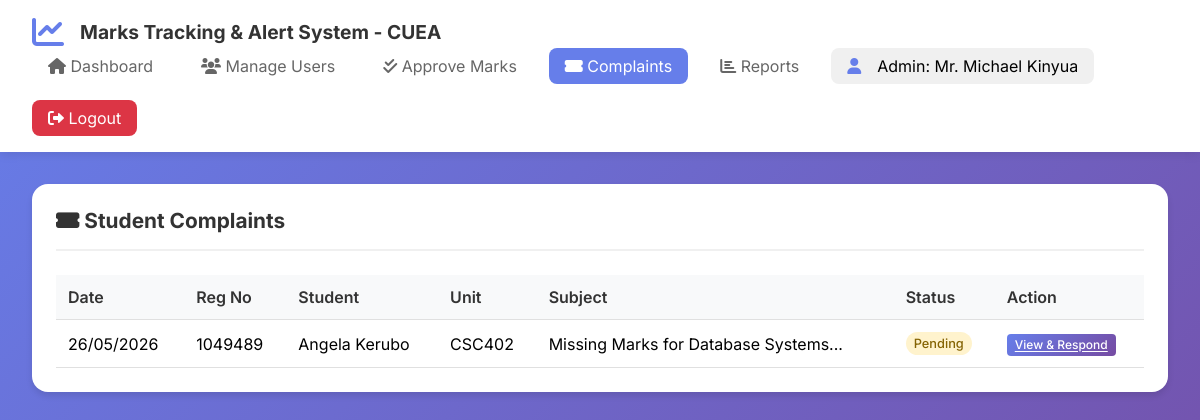
/admin/manage_complaints.php (signed in), run on the app's committed database.
### tables this page shows
CREATE TABLE IF NOT EXISTS users (
    user_id INT PRIMARY KEY AUTO_INCREMENT,
    reg_no VARCHAR(50) UNIQUE,
    full_name VARCHAR(100) NOT NULL,
    email VARCHAR(100) UNIQUE NOT NULL,
    phone VARCHAR(15),
    password VARCHAR(255) NOT NULL,
    role ENUM('student', 'lecturer', 'admin') DEFAULT 'student',
    program_id INT,
    department VARCHAR(100),
    year_of_study INT DEFAULT 1,
    is_active BOOLEAN DEFAULT TRUE,
    created_at TIMESTAMP DEFAULT CURRENT_TIMESTAMP,
    FOREIGN KEY (program_id) REFERENCES programs(program_id) ON DELETE SET NULL
);

CREATE TABLE IF NOT EXISTS complaints (
    complaint_id INT PRIMARY KEY AUTO_INCREMENT,
    student_id INT NOT NULL,
    unit_id INT NOT NULL,
    subject VARCHAR(200) NOT NULL,
    description TEXT NOT NULL,
    status ENUM('pending', 'reviewing', 'resolved', 'rejected') DEFAULT 'pending',
    admin_response TEXT,
    created_at TIMESTAMP DEFAULT CURRENT_TIMESTAMP,
    resolved_at TIMESTAMP NULL,
    resolved_by INT,
    FOREIGN KEY (student_id) REFERENCES users(user_id) ON DELETE CASCADE,
    FOREIGN KEY (unit_id) REFERENCES units(unit_id),
    FOREIGN KEY (resolved_by) REFERENCES users(user_id)
);

CREATE TABLE IF NOT EXISTS units (
    unit_id INT PRIMARY KEY AUTO_INCREMENT,
    unit_code VARCHAR(20) UNIQUE NOT NULL,
    unit_name VARCHAR(100) NOT NULL,
    program_id INT,
    year INT NOT NULL,
    semester INT NOT NULL,
    lecturer_id INT,
    credits INT DEFAULT 3,
    created_at TIMESTAMP DEFAULT CURRENT_TIMESTAMP,
    FOREIGN KEY (program_id) REFERENCES programs(program_id) ON DELETE CASCADE,
    FOREIGN KEY (lecturer_id) REFERENCES users(user_id) ON DELETE SET NULL,
    UNIQUE KEY unique_unit (unit_code, year, semester)
);

### includes/session.php (called while the page is built, shortened)
<?php
require_once __DIR__ . '/../config/database.php';
function isLoggedIn() {
    return isset($_SESSION['user_id']);
}
function getCurrentUser() {
    global $conn;
    $user_id = $_SESSION['user_id'];
    $query = "SELECT * FROM users WHERE user_id = ?";
    $stmt = mysqli_prepare($conn, $query);
    mysqli_stmt_bind_param($stmt, "i", $user_id);
    mysqli_stmt_execute($stmt);
    $result = mysqli_stmt_get_result($stmt);
    return mysqli_fetch_assoc($result);
}
?>

### admin/manage_complaints.php (the view, shortened to what this page needs)
<?php
require_once '../includes/session.php';
$user = getCurrentUser();
$complaints_query = "SELECT c.*, u.full_name as student_name, u.reg_no, u.email, un.unit_code, un.unit_name
    FROM complaints c
    JOIN users u ON c.student_id = u.user_id
    JOIN units un ON c.unit_id = un.unit_id
    ORDER BY FIELD(c.status, 'pending', 'reviewing', 'resolved', 'rejected'), c.created_at DESC";
$complaints = mysqli_query($conn, $complaints_query);
?>
<?php include '../includes/header.php'; ?>
<div class="navbar">
    <div class="nav-brand"><i class="fas fa-chart-line"></i><h2>Marks Tracking & Alert System - CUEA</h2></div>
    <div class="nav-links">
        <a href="dashboard.php"><i class="fas fa-home"></i> Dashboard</a>
        <a href="manage_users.php"><i class="fas fa-users"></i> Manage Users</a>
        <a href="approve_marks.php"><i class="fas fa-check-double"></i> Approve Marks</a>
        <a href="manage_complaints.php" class="active"><i class="fas fa-ticket-alt"></i> Complaints</a>
        <a href="reports.php"><i class="fas fa-chart-bar"></i> Reports</a>
        <div class="user-info"><i class="fas fa-user"></i><span>Admin: <?php echo htmlspecialchars($user['full_name']); ?></span></div>
        <a href="logout.php" class="logout-btn"><i class="fas fa-sign-out-alt"></i> Logout</a>
    </div>
</div>
<div class="container">
    <div class="card">
        <div class="card-header"><h3><i class="fas fa-ticket-alt"></i> Student Complaints</h3></div>
        <div class="table-container">
            <table class="complaint-table">
                <thead><tr><th>Date</th><th>Reg No</th><th>Student</th><th>Unit</th><th>Subject</th><th>Status</th><th>Action</th></tr></thead>
                <tbody>
                    <?php while($complaint = mysqli_fetch_assoc($complaints)): ?>
                        <tr>
                            <td><?php echo date('d/m/Y', strtotime($complaint['created_at'])); ?></td>
                            <td><?php echo $complaint['reg_no']; ?></td>
                            <td><?php echo $complaint['student_name']; ?></td>
                            <td><?php echo $complaint['unit_code']; ?></td>
                            <td><?php echo substr($complaint['subject'], 0, 50); ?>...</td>
                            <td><span class="badge badge-<?php echo $complaint['status']; ?>"><?php echo ucfirst($complaint['status']); ?></span></td>
                            <td><a href="?id=<?php echo $complaint['complaint_id']; ?>" class="btn btn-primary btn-sm">View & Respond</a></td>
                        </tr>
                    <?php endwhile; ?>
                </tbody>
            </table>
        </div>
    </div>
</div>
<?php include '../includes/footer.php'; ?>

### assets/css/style.css (style rules this page uses)
* { margin: 0; padding: 0; box-sizing: border-box; }
body { font-family: 'Inter', sans-serif; background: linear-gradient(135deg, #667eea 0%, #764ba2 100%); min-height: 100vh; }
.navbar { background: white; box-shadow: 0 2px 10px rgba(0,0,0,0.1); padding: 1rem 2rem; display: flex; justify-content: space-between; align-items: center; flex-wrap: wrap; }
.nav-brand { display: flex; align-items: center; gap: 1rem; }
.nav-brand i { font-size: 2rem; color: #667eea; }
.nav-brand h2 { color: #333; font-size: 1.2rem; }
.nav-links { display: flex; gap: 1rem; align-items: center; flex-wrap: wrap; }
.nav-links a { text-decoration: none; color: #666; padding: 0.5rem 1rem; border-radius: 8px; transition: all 0.3s ease; }
.nav-links a:hover, .nav-links a.active { background: #667eea; color: white; }
.user-info { display: flex; align-items: center; gap: 1rem; background: #f0f0f0; padding: 0.5rem 1rem; border-radius: 8px; }
.user-info i { color: #667eea; }
.logout-btn { background: #dc3545; color: white !important; }
.container { max-width: 1280px; margin: 2rem auto; padding: 0 2rem; }
.card { background: white; border-radius: 16px; padding: 1.5rem; margin-bottom: 1.5rem; box-shadow: 0 4px 6px rgba(0,0,0,0.1); }
.card-header { display: flex; justify-content: space-between; align-items: center; margin-bottom: 1.5rem; padding-bottom: 1rem; border-bottom: 2px solid #f0f0f0; }
.card-header h3 { color: #333; font-size: 1.3rem; }
.btn { padding: 0.75rem 1.5rem; border: none; border-radius: 8px; font-size: 1rem; font-weight: 500; cursor: pointer; transition: all 0.3s ease; }
.btn-primary { background: linear-gradient(135deg, #667eea, #764ba2); color: white; }
.table-container { overflow-x: auto; }
table { width: 100%; border-collapse: collapse; }
th, td { padding: 1rem; text-align: left; border-bottom: 1px solid #e0e0e0; }
th { background: #f8f9fa; font-weight: 600; color: #333; }
.badge { display: inline-block; padding: 0.25rem 0.75rem; border-radius: 20px; font-size: 0.8rem; font-weight: 500; }

### admin/manage_complaints.php (style rules this page uses)
.complaint-table { width: 100%; border-collapse: collapse; }
.complaint-table th, .complaint-table td { padding: 0.75rem; text-align: left; border-bottom: 1px solid #e0e0e0; }
.complaint-table th { background: #f8f9fa; font-weight: 600; }
.btn-sm { padding: 0.2rem 0.5rem; font-size: 0.75rem; border-radius: 4px; }
.badge-pending { background: #fff3cd; color: #856404; padding: 0.25rem 0.5rem; border-radius: 20px; }

### data on the page
users: full_name "Mr. Michael Kinyua"
complaints: created_at "26/05/2026", student.reg_no "1049489", student.full_name "Angela Kerubo", unit.unit_code "CSC402", subject "Missing Marks for Database Systems", status "Pending"
